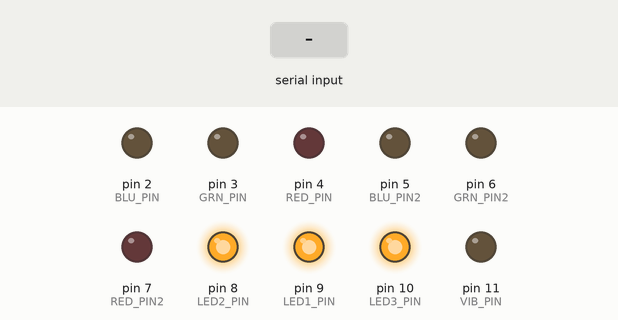
The sketch below on a simulated Arduino Mega 2560, built with avr-gcc and run on an emulated ATmega2560. Parts: output pins drawn as LEDs (lit = HIGH). The test bench sets the inputs (shaded band). What the sketch prints to the serial monitor is not drawn.

Above: at 4.7 s.
4.8 s: "l90\n" received over Serial
At 7.5 s:
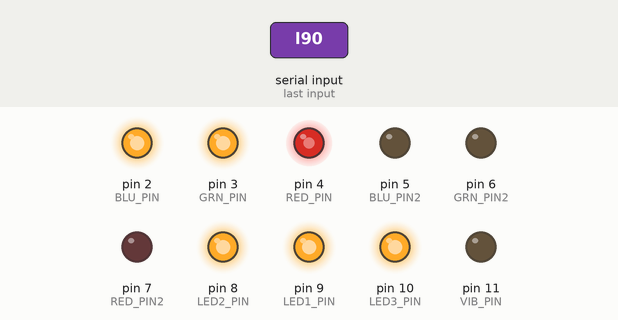
7.8 s: "l,45\n" received over Serial
At 10.4 s:
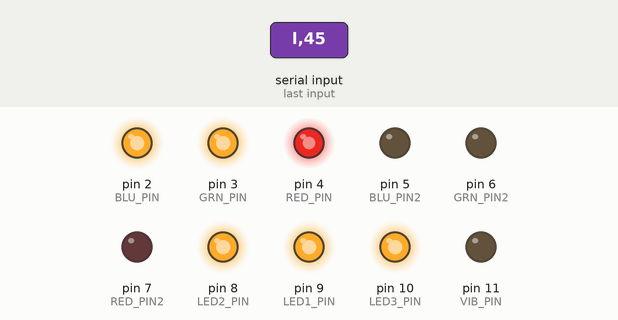
10.8 s: "r90\n" received over Serial
At 13.6 s:
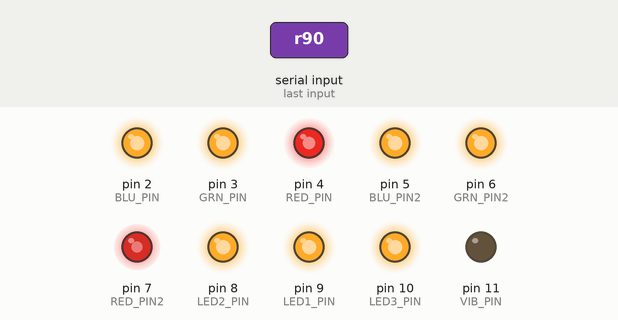
13.8 s: "r,45\n" received over Serial
At 16.1 s:
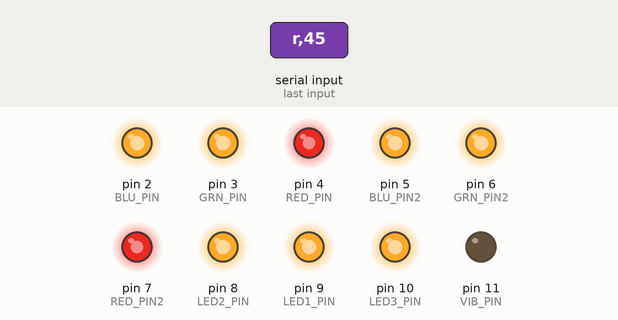
16.8 s: "l90\n" received over Serial
At 19.5 s:
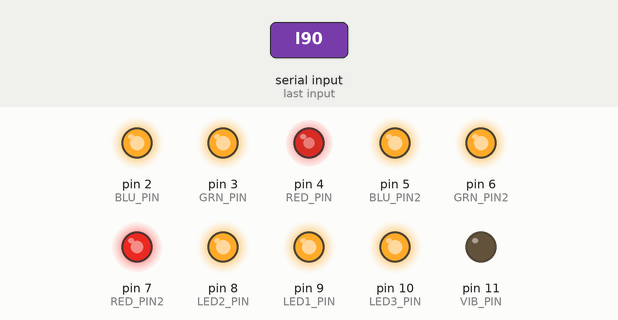
19.8 s: "r90\n" received over Serial
At 23.2 s:
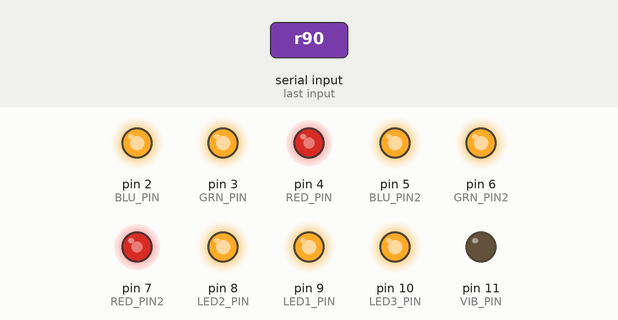
Timing chart, 0 to 23.8 s (numbered marks = the images above; inputs shaded):
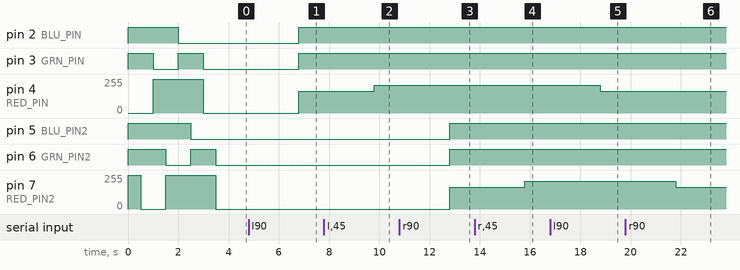

The sketch:

RGBTuning.ino
```cpp
// Yes, this is actually -*-c++-*-

uint8_t BLACK[] = {0,0,0};
uint8_t WHITE[] = {255,255,255};
uint8_t RED[] = {255,0,0};
uint8_t GREEN[] = {0,255,0};
uint8_t BLUE[] = {0,0,255};


#define RED_PIN 4
#define GRN_PIN 3
#define BLU_PIN 2
#define RED_PIN2 7
#define GRN_PIN2 6
#define BLU_PIN2 5
#define TOUCH_SENSOR_PIN  31
#define VIB_PIN  11
#define LED1_PIN  9
#define LED2_PIN  8
#define LED3_PIN  10

#if !defined(__AVR_ATmega1280__) && !defined(__AVR_ATmega2560__)
  #error Oops!  Make sure you have 'Arduino/Genuino Mega or Mega 2560' selected from the 'Tools -> Board' menu.
#endif

void setup()
{
  pinMode(TOUCH_SENSOR_PIN, INPUT);
  pinMode(VIB_PIN, OUTPUT);
  digitalWrite(VIB_PIN, 0);
  pinMode(LED1_PIN, OUTPUT);
  digitalWrite(LED1_PIN, 1);
  pinMode(LED2_PIN, OUTPUT);
  digitalWrite(LED2_PIN, 1);
  pinMode(LED3_PIN, OUTPUT);
  digitalWrite(LED3_PIN, 1);
  pinMode(RED_PIN, OUTPUT);
  pinMode(GRN_PIN, OUTPUT);
  pinMode(BLU_PIN, OUTPUT);
  pinMode(RED_PIN2, OUTPUT);
  pinMode(GRN_PIN2, OUTPUT);
  pinMode(BLU_PIN2, OUTPUT);

  setColor(0, BLACK);
  setColor(1, BLACK);

  setColor(0, RED);
  delay(500);
  setColor(1, RED);
  delay(500);
  setColor(0, GREEN);
  delay(500);
  setColor(1, GREEN);
  delay(500);
  setColor(0, BLUE);
  delay(500);
  setColor(1, BLUE);
  delay(500);
  setColor(0, WHITE);
  delay(500);
  setColor(1, WHITE);

  Serial.begin(115200);
  Serial.println("Hello RGBTuning");
  Serial.println("Usage:");
  Serial.println("   <strip> <red> <green> <blue>");
  Serial.println("   strip            L or R");
  Serial.println("   red,green,blue   0-255");
  Serial.println("Example:");
  Serial.println("L 23 0 254");
}

void setColor(uint8_t strip, uint8_t *color) {
  if (strip == 0) {
    analogWrite(RED_PIN, 255-color[0]);
    analogWrite(GRN_PIN, 255-color[1]);
    analogWrite(BLU_PIN, 255-color[2]);
  }
  else {
    analogWrite(RED_PIN2, 255-color[0]);
    analogWrite(GRN_PIN2, 255-color[1]);
    analogWrite(BLU_PIN2, 255-color[2]);
  }
}

void loop()
{
  if (Serial.available() > 0) {
    char c = Serial.read();
    int strip = tolower(c) == 'l' ? 0 : tolower(c) == 'r' ? 1 : -1;
    if (strip >= 0) {
      uint8_t color[3]{};
      color[0] = Serial.parseInt();
      color[1] = Serial.parseInt();
      color[2] = Serial.parseInt();
      setColor(strip, color);
    }
  }
}
```

Measured:
- after the input at 4.8 s, pin 2 (BLU_PIN), pin 3 (GRN_PIN): LOW → HIGH after 2.0 s; pin 4 (RED_PIN): 0/255 → 165/255 after 2.0 s
- after the input at 7.8 s, pin 4 (RED_PIN): 165/255 → 210/255 after 2.0 s
- after the input at 10.8 s, pin 5 (BLU_PIN2), pin 6 (GRN_PIN2): LOW → HIGH after 2.0 s; pin 7 (RED_PIN2): 0/255 → 165/255 after 2.0 s
- after the input at 13.8 s, pin 7 (RED_PIN2): 165/255 → 210/255 after 2.0 s
- after the input at 16.8 s, pin 4 (RED_PIN): 210/255 → 165/255 after 2.0 s
- after the input at 19.8 s, pin 7 (RED_PIN2): 210/255 → 165/255 after 2.0 s
